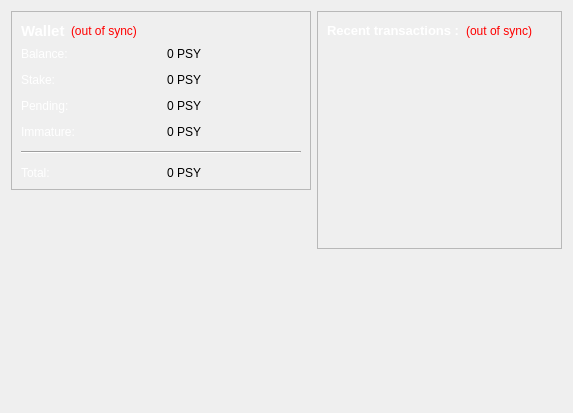
<?xml version="1.0" encoding="UTF-8"?>
<ui version="4.0">
 <class>OverviewPage</class>
 <widget class="QWidget" name="OverviewPage">
  <property name="geometry">
   <rect>
    <x>0</x>
    <y>0</y>
    <width>573</width>
    <height>413</height>
   </rect>
  </property>
  <property name="windowTitle">
   <string>Form</string>
  </property>
  <layout class="QHBoxLayout" name="horizontalLayout" stretch="1,1">
   <item>
    <layout class="QVBoxLayout" name="verticalLayout_2">
     <item>
      <widget class="QFrame" name="frame">
       <property name="frameShape">
        <enum>QFrame::StyledPanel</enum>
       </property>
       <property name="frameShadow">
        <enum>QFrame::Raised</enum>
       </property>
       <layout class="QVBoxLayout" name="verticalLayout_4">
        <item>
         <layout class="QHBoxLayout" name="horizontalLayout_4">
          <item>
           <widget class="QLabel" name="label_5">
            <property name="font">
             <font>
              <pointsize>11</pointsize>
              <weight>75</weight>
              <bold>true</bold>
             </font>
            </property>
            <property name="text">
             <string>&lt;html&gt;&lt;head/&gt;&lt;body&gt;&lt;p&gt;&lt;span style=&quot; color:#ffffff;&quot;&gt;Wallet&lt;/span&gt;&lt;/p&gt;&lt;/body&gt;&lt;/html&gt;</string>
            </property>
           </widget>
          </item>
          <item>
           <widget class="QLabel" name="labelWalletStatus">
            <property name="toolTip">
             <string>The displayed information may be out of date. Your wallet automatically synchronizes with the Psilocybin network after a connection is established, but this process has not completed yet.</string>
            </property>
            <property name="styleSheet">
             <string notr="true">QLabel { color: red; }</string>
            </property>
            <property name="text">
             <string notr="true">(out of sync)</string>
            </property>
            <property name="alignment">
             <set>Qt::AlignLeading|Qt::AlignLeft|Qt::AlignVCenter</set>
            </property>
           </widget>
          </item>
          <item>
           <spacer name="horizontalSpacer_2">
            <property name="orientation">
             <enum>Qt::Horizontal</enum>
            </property>
            <property name="sizeHint" stdset="0">
             <size>
              <width>40</width>
              <height>20</height>
             </size>
            </property>
           </spacer>
          </item>
         </layout>
        </item>
        <item>
         <layout class="QGridLayout" name="gridLayout">
          <property name="spacing">
           <number>12</number>
          </property>
          <item row="0" column="0">
           <widget class="QLabel" name="label">
            <property name="text">
             <string>&lt;html&gt;&lt;head/&gt;&lt;body&gt;&lt;p&gt;&lt;span style=&quot; color:#ffffff;&quot;&gt;Balance:&lt;/span&gt;&lt;/p&gt;&lt;/body&gt;&lt;/html&gt;</string>
            </property>
           </widget>
          </item>
          <item row="0" column="1">
           <widget class="QLabel" name="labelBalance">
            <property name="font">
             <font>
              <weight>75</weight>
              <bold>true</bold>
             </font>
            </property>
            <property name="cursor">
             <cursorShape>ArrowCursor</cursorShape>
            </property>
            <property name="toolTip">
             <string>Your current spendable balance</string>
            </property>
            <property name="layoutDirection">
             <enum>Qt::LeftToRight</enum>
            </property>
            <property name="autoFillBackground">
             <bool>false</bool>
            </property>
            <property name="styleSheet">
             <string notr="true"/>
            </property>
            <property name="text">
             <string notr="true">&lt;html&gt;&lt;head/&gt;&lt;body&gt;&lt;p&gt;&lt;span style=&quot; font-weight:400;&quot;&gt;0 PSY&lt;/span&gt;&lt;/p&gt;&lt;/body&gt;&lt;/html&gt;</string>
            </property>
            <property name="textFormat">
             <enum>Qt::AutoText</enum>
            </property>
            <property name="textInteractionFlags">
             <set>Qt::LinksAccessibleByMouse|Qt::TextSelectableByKeyboard|Qt::TextSelectableByMouse</set>
            </property>
           </widget>
          </item>
          <item row="1" column="0">
           <widget class="QLabel" name="label_6">
            <property name="text">
             <string>&lt;html&gt;&lt;head/&gt;&lt;body&gt;&lt;p&gt;&lt;span style=&quot; color:#ffffff;&quot;&gt;Stake:&lt;/span&gt;&lt;/p&gt;&lt;/body&gt;&lt;/html&gt;</string>
            </property>
           </widget>
          </item>
          <item row="1" column="1">
           <widget class="QLabel" name="labelStake">
            <property name="font">
             <font>
              <weight>75</weight>
              <bold>true</bold>
             </font>
            </property>
            <property name="cursor">
             <cursorShape>ArrowCursor</cursorShape>
            </property>
            <property name="toolTip">
             <string>Total of coins that was staked, and do not yet count toward the current balance</string>
            </property>
            <property name="text">
             <string notr="true">&lt;html&gt;&lt;head/&gt;&lt;body&gt;&lt;p&gt;&lt;span style=&quot; font-weight:400;&quot;&gt;0 PSY&lt;/span&gt;&lt;/p&gt;&lt;/body&gt;&lt;/html&gt;</string>
            </property>
            <property name="textInteractionFlags">
             <set>Qt::LinksAccessibleByMouse|Qt::TextSelectableByKeyboard|Qt::TextSelectableByMouse</set>
            </property>
           </widget>
          </item>
          <item row="2" column="0">
           <widget class="QLabel" name="label_3">
            <property name="text">
             <string>&lt;html&gt;&lt;head/&gt;&lt;body&gt;&lt;p&gt;&lt;span style=&quot; color:#ffffff;&quot;&gt;Pending:&lt;/span&gt;&lt;/p&gt;&lt;/body&gt;&lt;/html&gt;</string>
            </property>
           </widget>
          </item>
          <item row="2" column="1">
           <widget class="QLabel" name="labelUnconfirmed">
            <property name="font">
             <font>
              <weight>75</weight>
              <bold>true</bold>
             </font>
            </property>
            <property name="cursor">
             <cursorShape>ArrowCursor</cursorShape>
            </property>
            <property name="toolTip">
             <string>Total of transactions that have yet to be confirmed, and do not yet count toward the current balance</string>
            </property>
            <property name="text">
             <string notr="true">&lt;html&gt;&lt;head/&gt;&lt;body&gt;&lt;p&gt;&lt;span style=&quot; font-weight:400;&quot;&gt;0 PSY&lt;/span&gt;&lt;/p&gt;&lt;/body&gt;&lt;/html&gt;</string>
            </property>
            <property name="textInteractionFlags">
             <set>Qt::LinksAccessibleByMouse|Qt::TextSelectableByKeyboard|Qt::TextSelectableByMouse</set>
            </property>
           </widget>
          </item>
          <item row="3" column="0">
           <widget class="QLabel" name="labelImmatureText">
            <property name="text">
             <string>&lt;html&gt;&lt;head/&gt;&lt;body&gt;&lt;p&gt;&lt;span style=&quot; color:#ffffff;&quot;&gt;Immature:&lt;/span&gt;&lt;/p&gt;&lt;/body&gt;&lt;/html&gt;</string>
            </property>
           </widget>
          </item>
          <item row="3" column="1">
           <widget class="QLabel" name="labelImmature">
            <property name="font">
             <font>
              <weight>75</weight>
              <bold>true</bold>
             </font>
            </property>
            <property name="toolTip">
             <string>Mined balance that has not yet matured</string>
            </property>
            <property name="text">
             <string notr="true">&lt;html&gt;&lt;head/&gt;&lt;body&gt;&lt;p&gt;&lt;span style=&quot; font-weight:400;&quot;&gt;0 PSY&lt;/span&gt;&lt;/p&gt;&lt;/body&gt;&lt;/html&gt;</string>
            </property>
            <property name="textInteractionFlags">
             <set>Qt::LinksAccessibleByMouse|Qt::TextSelectableByKeyboard|Qt::TextSelectableByMouse</set>
            </property>
           </widget>
          </item>
          <item row="4" column="0" colspan="2">
           <widget class="Line" name="line">
            <property name="orientation">
             <enum>Qt::Horizontal</enum>
            </property>
           </widget>
          </item>
          <item row="5" column="0">
           <widget class="QLabel" name="labelTotalText">
            <property name="text">
             <string>&lt;html&gt;&lt;head/&gt;&lt;body&gt;&lt;p&gt;&lt;span style=&quot; color:#ffffff;&quot;&gt;Total:&lt;/span&gt;&lt;/p&gt;&lt;/body&gt;&lt;/html&gt;</string>
            </property>
           </widget>
          </item>
          <item row="5" column="1">
           <widget class="QLabel" name="labelTotal">
            <property name="font">
             <font>
              <weight>75</weight>
              <bold>true</bold>
             </font>
            </property>
            <property name="cursor">
             <cursorShape>ArrowCursor</cursorShape>
            </property>
            <property name="toolTip">
             <string>Your current total balance</string>
            </property>
            <property name="text">
             <string notr="true">&lt;html&gt;&lt;head/&gt;&lt;body&gt;&lt;p&gt;&lt;span style=&quot; font-weight:400;&quot;&gt;0 PSY&lt;/span&gt;&lt;/p&gt;&lt;/body&gt;&lt;/html&gt;</string>
            </property>
            <property name="textInteractionFlags">
             <set>Qt::LinksAccessibleByMouse|Qt::TextSelectableByKeyboard|Qt::TextSelectableByMouse</set>
            </property>
           </widget>
          </item>
         </layout>
        </item>
       </layout>
      </widget>
     </item>
     <item>
      <spacer name="verticalSpacer">
       <property name="orientation">
        <enum>Qt::Vertical</enum>
       </property>
       <property name="sizeHint" stdset="0">
        <size>
         <width>20</width>
         <height>40</height>
        </size>
       </property>
      </spacer>
     </item>
     <item>
      <widget class="QLabel" name="label_2">
       <property name="minimumSize">
        <size>
         <width>300</width>
         <height>177</height>
        </size>
       </property>
       <property name="text">
        <string>&lt;html&gt;&lt;head/&gt;&lt;body&gt;&lt;p align=&quot;center&quot;&gt;&lt;a href=&quot;https://bitcointalk.org/index.php?topic=1057521.0&quot;&gt;&lt;span style=&quot; text-decoration: underline; color:#0000ff;&quot;&gt;&lt;img src=&quot;:/images/wallet&quot;/&gt;&lt;/span&gt;&lt;/a&gt;&lt;/p&gt;&lt;/body&gt;&lt;/html&gt;</string>
       </property>
      </widget>
     </item>
    </layout>
   </item>
   <item>
    <layout class="QVBoxLayout" name="verticalLayout_3">
     <item>
      <widget class="QFrame" name="frame_2">
       <property name="frameShape">
        <enum>QFrame::StyledPanel</enum>
       </property>
       <property name="frameShadow">
        <enum>QFrame::Raised</enum>
       </property>
       <layout class="QVBoxLayout" name="verticalLayout">
        <item>
         <layout class="QHBoxLayout" name="horizontalLayout_2">
          <item>
           <widget class="QLabel" name="label_4">
            <property name="text">
             <string>&lt;html&gt;&lt;head/&gt;&lt;body&gt;&lt;p&gt;&lt;span style=&quot; font-size:10pt; font-weight:600; color:#ffffff;&quot;&gt;Recent transactions :&lt;/span&gt;&lt;/p&gt;&lt;/body&gt;&lt;/html&gt;</string>
            </property>
           </widget>
          </item>
          <item>
           <widget class="QLabel" name="labelTransactionsStatus">
            <property name="toolTip">
             <string>The displayed information may be out of date. Your wallet automatically synchronizes with the Psilocybin network after a connection is established, but this process has not completed yet.</string>
            </property>
            <property name="styleSheet">
             <string notr="true">QLabel { color: red; }</string>
            </property>
            <property name="text">
             <string notr="true">(out of sync)</string>
            </property>
            <property name="alignment">
             <set>Qt::AlignRight|Qt::AlignTrailing|Qt::AlignVCenter</set>
            </property>
           </widget>
          </item>
          <item>
           <spacer name="horizontalSpacer">
            <property name="orientation">
             <enum>Qt::Horizontal</enum>
            </property>
            <property name="sizeHint" stdset="0">
             <size>
              <width>40</width>
              <height>20</height>
             </size>
            </property>
           </spacer>
          </item>
         </layout>
        </item>
        <item>
         <widget class="QListView" name="listTransactions">
          <property name="styleSheet">
           <string notr="true">QListView { background: transparent; }</string>
          </property>
          <property name="frameShape">
           <enum>QFrame::NoFrame</enum>
          </property>
          <property name="verticalScrollBarPolicy">
           <enum>Qt::ScrollBarAlwaysOff</enum>
          </property>
          <property name="horizontalScrollBarPolicy">
           <enum>Qt::ScrollBarAlwaysOff</enum>
          </property>
          <property name="selectionMode">
           <enum>QAbstractItemView::NoSelection</enum>
          </property>
         </widget>
        </item>
       </layout>
      </widget>
     </item>
     <item>
      <spacer name="verticalSpacer_2">
       <property name="orientation">
        <enum>Qt::Vertical</enum>
       </property>
       <property name="sizeHint" stdset="0">
        <size>
         <width>20</width>
         <height>40</height>
        </size>
       </property>
      </spacer>
     </item>
    </layout>
   </item>
  </layout>
 </widget>
 <resources/>
 <connections/>
</ui>
